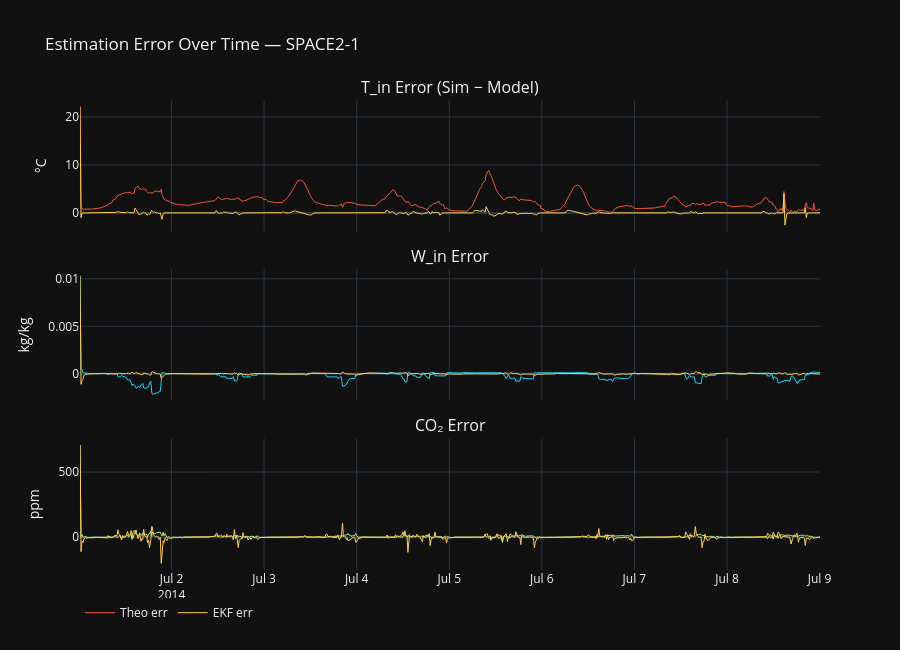

Here is the notebook cell this chart was saved with:
### Code cell
fig = make_subplots(
    rows=3, cols=1, shared_xaxes=True,
    subplot_titles=['T_in Error (Sim − Model)', 'W_in Error', 'CO₂ Error'],
    vertical_spacing=0.08
)
t = df['Datetime']

fig.add_trace(go.Scatter(x=t, y=err_theo_T, name='Theo err', line=dict(color='#EF553B', width=1)), row=1, col=1)
fig.add_trace(go.Scatter(x=t, y=err_ekf_T, name='EKF err', line=dict(color='#FECB52', width=1)), row=1, col=1)

fig.add_trace(go.Scatter(x=t, y=err_theo_W, name='Theo err', line=dict(color='#19D3F3', width=1), showlegend=False), row=2, col=1)
fig.add_trace(go.Scatter(x=t, y=err_ekf_W, name='EKF err', line=dict(color='#FECB52', width=1), showlegend=False), row=2, col=1)

fig.add_trace(go.Scatter(x=t, y=err_theo_C, name='Theo err', line=dict(color='#B6E880', width=1), showlegend=False), row=3, col=1)
fig.add_trace(go.Scatter(x=t, y=err_ekf_C, name='EKF err', line=dict(color='#FECB52', width=1), showlegend=False), row=3, col=1)

fig.update_layout(template='plotly_dark', height=650,
    title=f'Estimation Error Over Time — {ZONE}',
    legend=dict(orientation='h', y=-0.06))
fig.update_yaxes(title_text='°C', row=1, col=1)
fig.update_yaxes(title_text='kg/kg', row=2, col=1)
fig.update_yaxes(title_text='ppm', row=3, col=1)
fig.show()

### Figure 1 — Plotly figure (JSON) as saved in the notebook; plotly's stock layout.template omitted (floating-point values rounded to 4 significant figures; data arrays with more than 128 entries replaced by an {"elided": "..."} marker saying what was removed)
{"data": [{"line": {"color": "#EF553B", "width": 1}, "name": "Theo err", "type": "scatter", "x": {"elided": "768 str values"}, "xaxis": "x", "y": {"elided": "768 float values"}, "yaxis": "y"}, {"line": {"color": "#FECB52", "width": 1}, "name": "EKF err", "type": "scatter", "x": {"elided": "768 str values"}, "xaxis": "x", "y": {"elided": "768 float values"}, "yaxis": "y"}, {"line": {"color": "#19D3F3", "width": 1}, "name": "Theo err", "showlegend": false, "type": "scatter", "x": {"elided": "768 str values"}, "xaxis": "x2", "y": {"elided": "768 float values"}, "yaxis": "y2"}, {"line": {"color": "#FECB52", "width": 1}, "name": "EKF err", "showlegend": false, "type": "scatter", "x": {"elided": "768 str values"}, "xaxis": "x2", "y": {"elided": "768 float values"}, "yaxis": "y2"}, {"line": {"color": "#B6E880", "width": 1}, "name": "Theo err", "showlegend": false, "type": "scatter", "x": {"elided": "768 str values"}, "xaxis": "x3", "y": {"elided": "768 float values"}, "yaxis": "y3"}, {"line": {"color": "#FECB52", "width": 1}, "name": "EKF err", "showlegend": false, "type": "scatter", "x": {"elided": "768 str values"}, "xaxis": "x3", "y": {"elided": "768 float values"}, "yaxis": "y3"}], "layout": {"annotations": [{"font": {"size": 16}, "showarrow": false, "text": "T_in Error (Sim − Model)", "x": 0.5, "xanchor": "center", "xref": "paper", "y": 1, "yanchor": "bottom", "yref": "paper"}, {"font": {"size": 16}, "showarrow": false, "text": "W_in Error", "x": 0.5, "xanchor": "center", "xref": "paper", "y": 0.64, "yanchor": "bottom", "yref": "paper"}, {"font": {"size": 16}, "showarrow": false, "text": "CO₂ Error", "x": 0.5, "xanchor": "center", "xref": "paper", "y": 0.28, "yanchor": "bottom", "yref": "paper"}], "height": 650, "legend": {"orientation": "h", "y": -0.06}, "title": {"text": "Estimation Error Over Time — SPACE2-1"}, "xaxis": {"anchor": "y", "domain": [0, 1], "matches": "x3", "showticklabels": false}, "xaxis2": {"anchor": "y2", "domain": [0, 1], "matches": "x3", "showticklabels": false}, "xaxis3": {"anchor": "y3", "domain": [0, 1]}, "yaxis": {"anchor": "x", "domain": [0.72, 1], "title": {"text": "°C"}}, "yaxis2": {"anchor": "x2", "domain": [0.36, 0.64], "title": {"text": "kg/kg"}}, "yaxis3": {"anchor": "x3", "domain": [0, 0.28], "title": {"text": "ppm"}}}}
